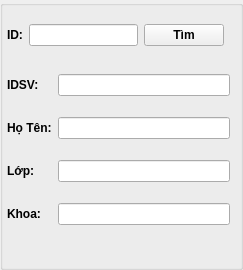
                          <widget class="QGroupBox" name="groupBox_57">
                           <property name="title">
                            <string/>
                           </property>
                           <widget class="QWidget" name="horizontalLayoutWidget_20">
                            <property name="geometry">
                             <rect>
                              <x>0</x>
                              <y>20</y>
                              <width>231</width>
                              <height>30</height>
                             </rect>
                            </property>
                            <layout class="QHBoxLayout" name="horizontalLayout_121">
                             <property name="leftMargin">
                              <number>7</number>
                             </property>
                             <property name="rightMargin">
                              <number>7</number>
                             </property>
                             <item>
                              <widget class="QLabel" name="label_24">
                               <property name="font">
                                <font>
                                 <weight>75</weight>
                                 <bold>true</bold>
                                </font>
                               </property>
                               <property name="text">
                                <string>ID:</string>
                               </property>
                              </widget>
                             </item>
                             <item>
                              <widget class="QLineEdit" name="txt_TimSV_13">
                               <property name="font">
                                <font>
                                 <weight>50</weight>
                                 <bold>false</bold>
                                </font>
                               </property>
                              </widget>
                             </item>
                             <item>
                              <widget class="QPushButton" name="btn_TimSV_13">
                               <property name="font">
                                <font>
                                 <weight>75</weight>
                                 <bold>true</bold>
                                </font>
                               </property>
                               <property name="text">
                                <string>Tìm</string>
                               </property>
                              </widget>
                             </item>
                            </layout>
                           </widget>
                           <widget class="QWidget" name="formLayoutWidget_10">
                            <property name="geometry">
                             <rect>
                              <x>3</x>
                              <y>60</y>
                              <width>231</width>
                              <height>201</height>
                             </rect>
                            </property>
                            <layout class="QFormLayout" name="formLayout_31">
                             <property name="verticalSpacing">
                              <number>21</number>
                             </property>
                             <property name="leftMargin">
                              <number>4</number>
                             </property>
                             <property name="topMargin">
                              <number>14</number>
                             </property>
                             <property name="rightMargin">
                              <number>4</number>
                             </property>
                             <item row="0" column="0">
                              <widget class="QLabel" name="iDSVLabel_3">
                               <property name="font">
                                <font>
                                 <weight>75</weight>
                                 <bold>true</bold>
                                </font>
                               </property>
                               <property name="text">
                                <string>IDSV:</string>
                               </property>
                              </widget>
                             </item>
                             <item row="0" column="1">
                              <widget class="QLineEdit" name="fi_IDSV_13">
                               <property name="font">
                                <font>
                                 <weight>50</weight>
                                 <bold>false</bold>
                                </font>
                               </property>
                              </widget>
                             </item>
                             <item row="1" column="0">
                              <widget class="QLabel" name="hTNLabel_6">
                               <property name="font">
                                <font>
                                 <weight>75</weight>
                                 <bold>true</bold>
                                </font>
                               </property>
                               <property name="text">
                                <string>Họ Tên:</string>
                               </property>
                              </widget>
                             </item>
                             <item row="1" column="1">
                              <widget class="QLineEdit" name="fi_HoTenSV_13">
                               <property name="font">
                                <font>
                                 <weight>50</weight>
                                 <bold>false</bold>
                                </font>
                               </property>
                              </widget>
                             </item>
                             <item row="2" column="0">
                              <widget class="QLabel" name="lPLabel_3">
                               <property name="font">
                                <font>
                                 <weight>75</weight>
                                 <bold>true</bold>
                                </font>
                               </property>
                               <property name="text">
                                <string>Lớp:</string>
                               </property>
                              </widget>
                             </item>
                             <item row="2" column="1">
                              <widget class="QLineEdit" name="fi_LopSV_13">
                               <property name="font">
                                <font>
                                 <weight>50</weight>
                                 <bold>false</bold>
                                </font>
                               </property>
                              </widget>
                             </item>
                             <item row="3" column="0">
                              <widget class="QLabel" name="khoaLabel_5">
                               <property name="font">
                                <font>
                                 <weight>75</weight>
                                 <bold>true</bold>
                                </font>
                               </property>
                               <property name="text">
                                <string>Khoa:</string>
                               </property>
                              </widget>
                             </item>
                             <item row="3" column="1">
                              <widget class="QLineEdit" name="fi_KhoaSV_13">
                               <property name="font">
                                <font>
                                 <weight>50</weight>
                                 <bold>false</bold>
                                </font>
                               </property>
                              </widget>
                             </item>
                            </layout>
                           </widget>
                          </widget>
